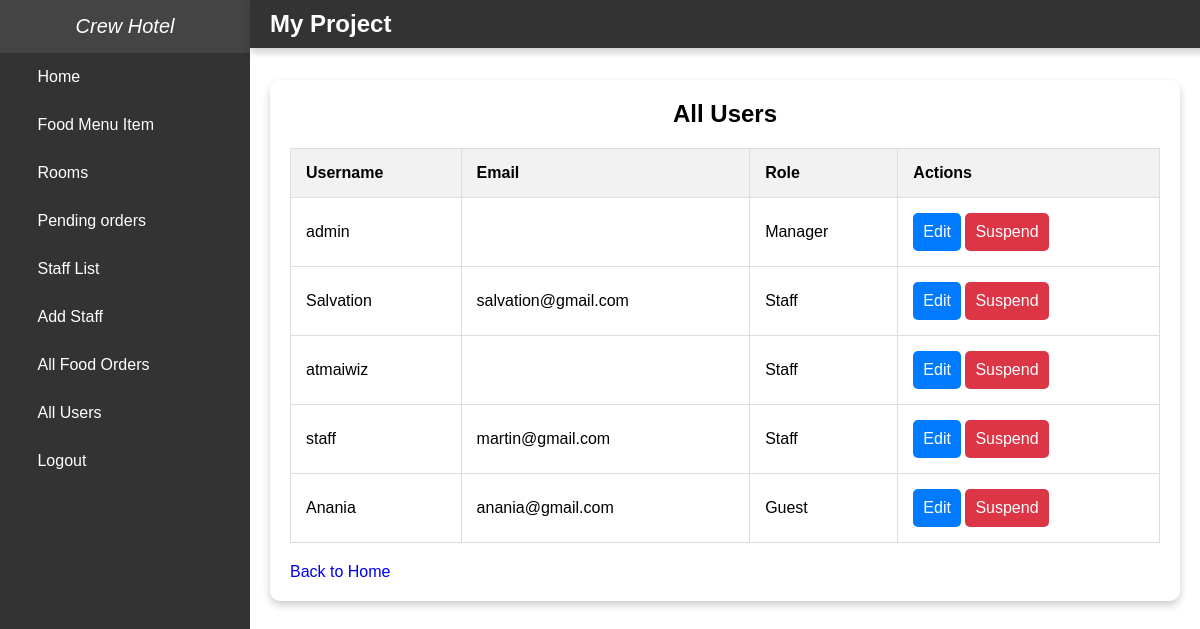
The page /all_users/ (signed in) on the database its author committed.
### hotel/models.py (models this page shows)
class CustomUser(AbstractUser):
    is_manager = models.BooleanField(default=False)
    is_staff = models.BooleanField(default=False)
    is_guest = models.BooleanField(default=False)

### hotel/views.py (the view)
# urls.py: path('all_users/', views.all_users, name='all_users'),  # Added URL pattern for viewing all users
@login_required
def all_users(request):
    if not request.user.is_manager:
        messages.error(request, "You do not have permission to view this page.")
        return redirect('home')
    managers = CustomUser.objects.filter(is_manager=True).order_by('username')
    staff = CustomUser.objects.filter(is_staff=True, is_manager=False).order_by('username')
    guests = CustomUser.objects.filter(is_guest=True, is_staff=False, is_manager=False).order_by('username')
    users = list(managers) + list(staff) + list(guests)
    return render(request, 'all_users.html', {'users': users})

### templates/all_users.html (shortened to what this page needs)
{% extends 'side_bar.html'%}
{% block main_b %}
<!DOCTYPE html>
<html>
<head>
</head>
<body>
    <div class="container">
        <h2>All Users</h2>
        <table>
            <thead>
                <tr>
                    <th>Username</th>
                    <th>Email</th>
                    <th>Role</th>
                    <th>Actions</th>
                </tr>
            </thead>
            <tbody>
                {% for user in users %}
                <tr>
                    <td>{{ user.username }}</td>
                    <td>{{ user.email }}</td>
                    <td>
                        {% if user.is_manager %}
                            Manager
                        {% elif user.is_staff %}
                            Staff
                        {% elif user.is_guest %}
                            Guest
                        {% endif %}
                    </td>
                    <td>
                        <a href="{% url 'edit_user' user.id %}" class="edit-button">Edit</a>
                        {% if user.is_active %}
                        <a href="{% url 'suspend_user' user.id %}" class="suspend-button">Suspend</a>
                        {% else %}
                        <a href="{% url 'resuspend_user' user.id %}" class="suspend-button" style="background-color: rgb(9, 83, 9);">Resuspend</a>
                        {% endif %}
                    </td>
                </tr>
                {% endfor %}
            </tbody>
        </table>
        <a href="{% url 'home' %}" class="back-button">Back to Home</a>
    </div>
</body>
</html>
{% endblock %}

### static/css/home.css (style rules this page uses)
* { margin: 0; padding: 0; font-family: 'Poppins', sans-serif; }

### templates/side_bar.html (style rules this page uses)
body { font-family: Arial, sans-serif; margin: 0; padding: 0; display: flex; min-height: 100vh; overflow-x: hidden; }
a { text-decoration: none; }

### templates/all_users.html (style rules this page uses)
.container { max-width: 1200px; margin: 0 auto; background-color: #fff; padding: 20px; border-radius: 10px; box-shadow: 0 4px 8px rgba(0, 0, 0, 0.2); }
h2 { text-align: center; margin-bottom: 20px; }
table { width: 100%; border-collapse: collapse; margin-bottom: 20px; }
table, th, td { border: 1px solid #ddd; }
th, td { padding: 15px; text-align: left; }
th { background-color: #f2f2f2; }
.edit-button, .suspend-button { padding: 10px; color: #fff; border: none; border-radius: 5px; cursor: pointer; text-decoration: none; display: inline-block; }
.edit-button { background-color: #007bff; }
.suspend-button { background-color: #dc3545; }

### rows shown on the page
CustomUser: username "admin", is_manager "Manager", is_active "Suspend"
CustomUser: username "Salvation", email "salvation@gmail.com", is_manager "Staff", is_active "Suspend"
CustomUser: username "atmaiwiz", is_manager "Staff", is_active "Suspend"
CustomUser: username "staff", email "martin@gmail.com", is_manager "Staff", is_active "Suspend"
CustomUser: username "Anania", email "anania@gmail.com", is_manager "Guest", is_active "Suspend"
